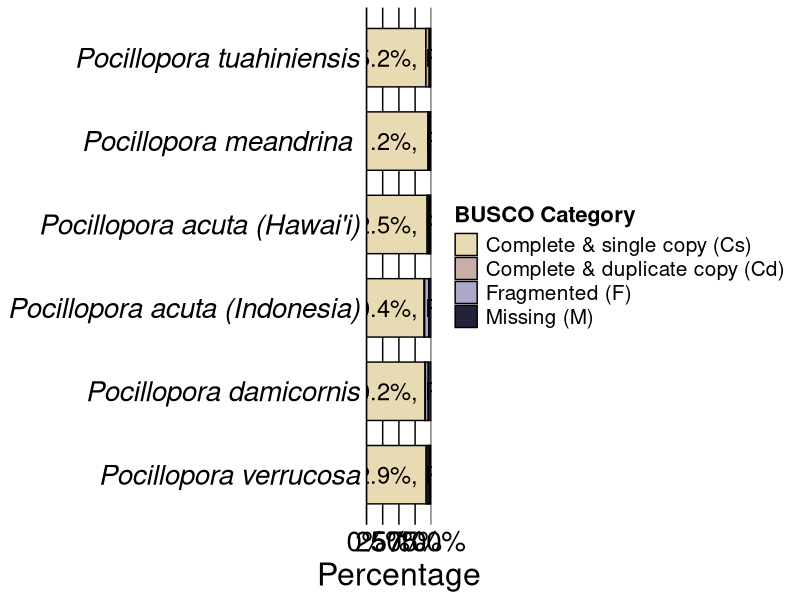
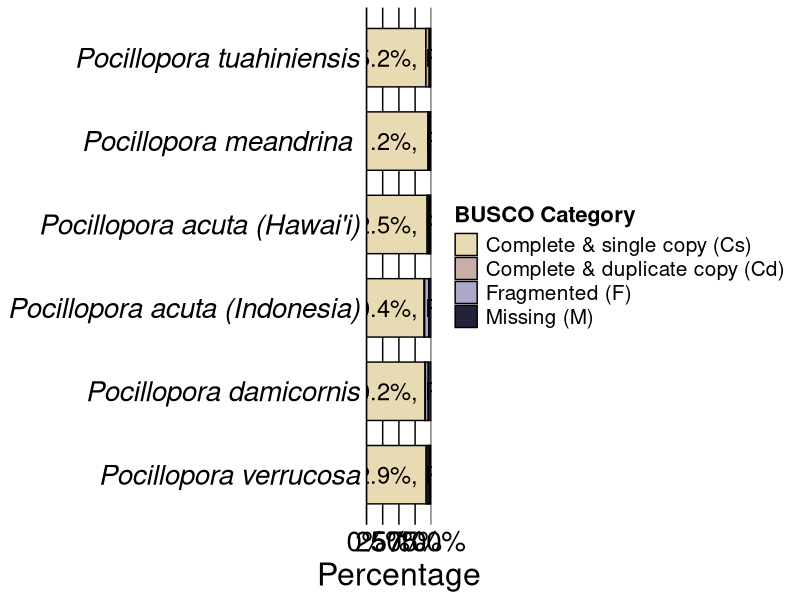
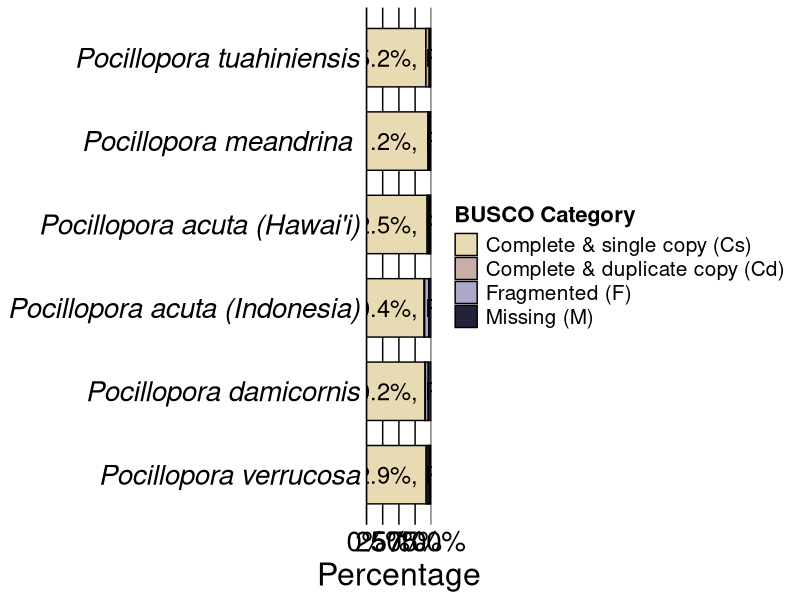

The R source for these figures, in order:
## ---- chunk 1
knitr::opts_chunk$set(echo = TRUE)

library(tidyverse)
library(forcats)
## ---- chunk 2
busco <- read.csv("../tables/POC_BUSCO_genome.csv")
## ---- chunk 3
busco_long <- pivot_longer(busco, 
                           cols = c("Complete_single_copy_percent", "Complete_duplicate_percent", "Fragmented_percent", "Missing_percent"),
                           names_to = "Category",
                           values_to = "Percentage")
## ---- chunk 4
# Rename and reorder categories
busco_reordered <- busco_long %>%
  mutate(Category = factor(Category,
                           levels = c("Complete_single_copy_percent", 
                                      "Complete_duplicate_percent", 
                                      "Fragmented_percent", 
                                      "Missing_percent"),
                           labels = c("Complete & single copy (Cs)",
                                      "Complete & duplicate copy (Cd)",
                                      "Fragmented (F)",
                                      "Missing (M)")),
         Species = factor(Species, 
                     levels = c("Pocillopora cf. effusa",
                                "Pocillopora verrucosa", 
                                "Pocillopora damicornis", 
                                "Pocillopora acuta (Indonesia)", 
                                "Pocillopora acuta (Hawai'i)", 
                                "Pocillopora meandrina ", 
                                "Pocillopora tuahiniensis"))) %>%
  group_by(Species) %>%
  arrange(desc(Percentage), .by_group = TRUE) %>%
  ungroup() %>%
  na.omit()

# Create a separate dataframe for labels
label_data <- busco_reordered %>%
  distinct(Species) %>%
  group_by(Species) %>%
  dplyr::summarise(Label = case_when(
    Species == "Pocillopora tuahiniensis" ~ "Cs = 91.5%, Cd = 5.2%, F = 0.8%, M = 2.4%",
    Species == "Pocillopora meandrina " ~ "Cs = 94.9%, Cd = 1.2%, F = 2.0%, M = 1.9%",
    Species == "Pocillopora acuta (Hawai'i)" ~ "Cs = 93.6%, Cd = 2.5%, F = 1.9%, M = 2.0%",
    Species == "Pocillopora acuta (Indonesia)" ~ "Cs = 89.0%, Cd = 0.4%, F = 6.9%, M = 3.7%",
    Species == "Pocillopora damicornis" ~ "Cs = 90.5%, Cd = 0.2%, F = 4.2%, M = 5.1%",
    Species == "Pocillopora verrucosa" ~ "Cs = 92.0%, Cd = 2.9%, F = 2.5%, M = 2.5%",
    Species == "Pocillopora cf. effusa" ~ "Cs = 92.0%, Cd = 2.8%, F = 2.4%, M = 2.8%",
    TRUE ~ ""
  ))
## ---- chunk 5
ggplot(busco_reordered, aes(x = Species, y = Percentage, fill = fct_rev(Category))) +
  geom_bar(stat = "identity", position = "fill", width = 0.7, color = "black") +
  # geom_text(aes(label = ifelse(Species == "Acropora pulchra", "sup", "")),
  #           position = position_fill(vjust = 0.5),
  #           color = "white", size = 4, fontface = "bold") +
  geom_text(data = label_data, aes(x = Species, y = 0.5, label = Label), 
            color = "black", 
            size = 6,
            inherit.aes = F) +
  scale_y_continuous(labels = scales::percent_format(accuracy = 1), expand = c(0, 0)) +
  #scale_fill_manual(values = c("#00441b", "#238b45", "#66c2a4", "#b2e2e2")) +
  scale_fill_manual(values = c("#22223B", "#ADA7C9", "#C9ADA7", "#E8DAB2")) +
  coord_flip() +
  labs(x = NULL,
       y = "Percentage",
       fill = "BUSCO Category") +
  theme_minimal() +
  theme(
    axis.text.y = element_text(face = "italic", color = "black", size = 20),
    axis.title.x = element_text(size = 23),
    axis.text.x = element_text(color = "black", size = 20),
    legend.position = "right",
    legend.title = element_text(face = "bold", size = 16),
    legend.text = element_text(size = 15),
    #panel.grid.major.y = element_line(color = "black"),
    axis.line.y = element_line(color = "black"),
    panel.grid.major = element_line(color = "black"),
    panel.grid.minor = element_blank()) +
  guides(fill = guide_legend(reverse = TRUE))

# Save 
ggsave("../output/assembly/final/busco_comparisons.pdf", plot = last_plot(), width = 15, height = 12)
ggsave("../output/assembly/final/busco_comparisons.png", plot = last_plot(), width = 15, height = 12)
